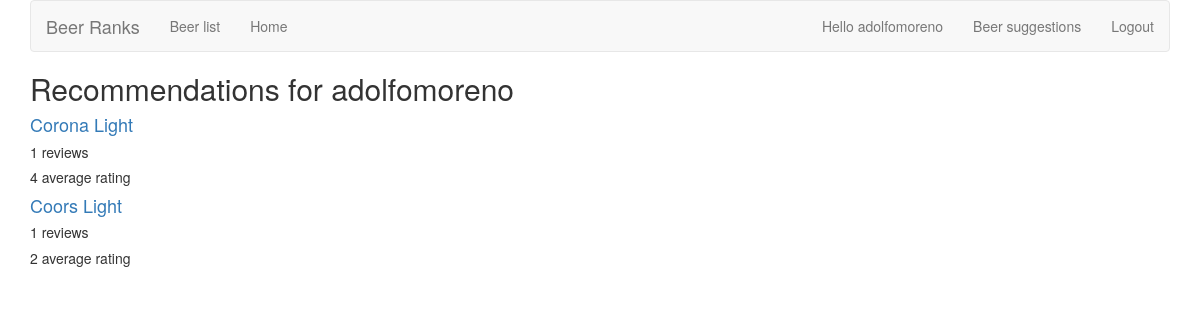
Page /reviews/recommendation/ (signed in) on the committed database.
### reviews/models.py (models this page shows, shortened)
class Beer(models.Model):
    name = models.CharField(max_length=200)
    def average_rating(self):
        all_ratings = list(map(lambda x: x.rating, self.review_set.all()))
        return np.mean(all_ratings)

class Review(models.Model):
    RATING_CHOICES = (
        (1, '1'),
        (2, '2'),
        (3, '3'),
        (4, '4'),
        (5, '5'),
    )
    beer = models.ForeignKey(Beer)
    pub_date = models.DateTimeField('date published')
    user_name = models.CharField(max_length=100)
    comment = models.CharField(max_length=200)
    rating = models.IntegerField(choices=RATING_CHOICES)

### reviews/views.py (the view)
@login_required
def user_recommendation_list(request):
    user_reviews = Review.objects.filter(user_name=request.user.username).prefetch_related('beer')
    user_reviews_beer_ids = set(map(lambda x: x.beer.id, user_reviews))
    user_cluster_name = \
        User.objects.get(username=request.user.username).cluster_set.first().name
    user_cluster_other_members = \
        Cluster.objects.get(name=user_cluster_name).users \
            .exclude(username=request.user.username).all()
    other_members_usernames = set(map(lambda x: x.username, user_cluster_other_members))
    other_users_reviews = \
        Review.objects.filter(user_name__in=other_members_usernames) \
            .exclude(beer__id__in=user_reviews_beer_ids)
    other_users_reviews_beer_ids = set(map(lambda x: x.beer.id, other_users_reviews))
    test = Beer.objects.filter(id__in=other_users_reviews_beer_ids)
    beer_list = sorted(
        test, \
        key= operator.methodcaller('average_rating'), \
        reverse=True
    )
    return render(
        request,
        'reviews/user_recommendation_list.html',
        {'username': request.user.username,'beer_list': beer_list}
    )

### reviews/templates/reviews/user_recommendation_list.html
{% extends 'reviews/beer_list.html' %}
{% block title %}
<h2>Recommendations for {{ username }}</h2>
{% endblock %}

### reviews/templates/reviews/beer_list.html (shortened to what this page needs)
{% extends 'base.html' %}
{% block content %}
{% if beer_list %}
<div>
    {% for beer in beer_list %}
    <div>
        <h4><a href="{% url 'reviews:beer_detail' beer.id %}">
        {{ beer.name }}
        </a></h4>
        <h5>{{ beer.review_set.count }} reviews</h5>
        <h5>{{ beer.average_rating | floatformat }} average rating</h5>
    </div>
    {% endfor %}
</div>
{% else %}
    <p>No beers are available.</p>
{% endif %}
{% endblock %}

### templates/base.html (shortened to what this page needs)
{% load bootstrap3 %}
{% bootstrap_css %}
{% block bootstrap3_content %}
<div class="container">
    <nav class="navbar navbar-default">
        <div class="navbar-header">
            <a class="navbar-brand" href="{% url 'reviews:review_list' %}">Beer Ranks</a>
        </div>
        <div id="navbar" class="navbar-collapse collapse">
            <ul class="nav navbar-nav">
                <li><a href="{% url 'reviews:beer_list' %}">Beer list</a></li>
                <li><a href="{% url 'reviews:review_list' %}">Home</a></li>
            </ul>
            <ul class="nav navbar-nav navbar-right">
            {% if user.is_authenticated %}
                <li><a href="{% url 'reviews:user_review_list' user.username %}">Hello {{ user.username }}</a></li>
                <li><a href="{% url 'reviews:user_recommendation_list' %}">Beer suggestions</a></li>
                <li><a href="{% url 'auth:logout' %}">Logout</a></li>
                {% else %}
                <li><a href="{% url 'auth:login' %}">Login</a></li>
                <li><a href="/accounts/register">Register</a></li>
                {% endif %}
            </ul>
        </div>
    </nav>
    <h1>{% block title %}(no title){% endblock %}</h1>
    {% block content %}(no content){% endblock %}
</div>
{% endblock %}

### rows in the picture
Beer: name "Corona Light", review_set.count "1", average_rating "4"
Beer: name "Coors Light", review_set.count "1", average_rating "2"

### other values in the picture
{{ user.username }} "adolfomoreno"
{{ username }} "adolfomoreno"
